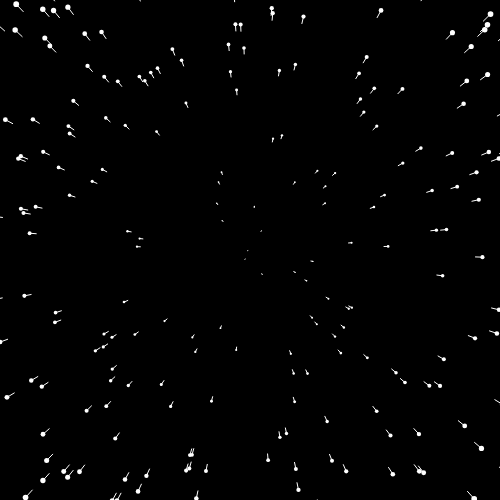
Frame 1 (no input)
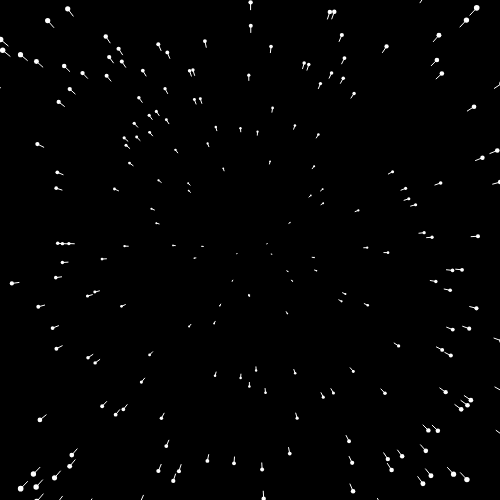
Frame 60 (no input)
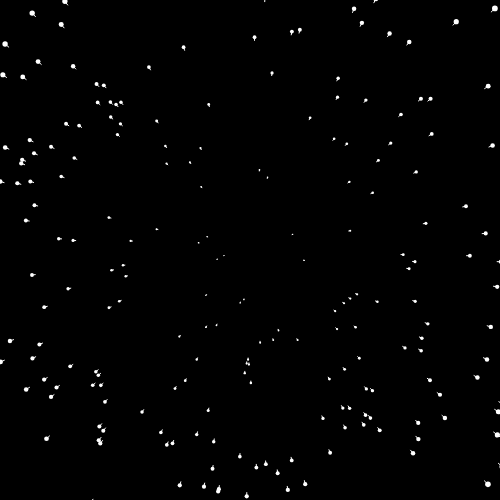
Frame 120 (the mouse pressed at the canvas centre since frame 60)

The p5.js sketch that drew these frames (run headless with seeded random() and noise() and a simulated clock; from frame 60 on, the mouse is pressed at the canvas centre):

// p5.js sketch
// ── sketch.js
class Star {
  constructor() {
    this.init();
  }
  
  init() {
    this.x = random(-width/2, width/2);
    this.y = random(-height/2, height/2);
    this.speed = random(width);
    this.z = 2;
    this.size = this.z;
    this.px = this.x;
    this.py = this.y;
  }
  
  draw(speed = 0) {
    if (speed != 0) {
      this.speed = speed;
    }
    this.x /= this.speed;
    this.y /= this.speed;
    this.size = sqrt(Math.pow(this.x,2) + Math.pow(this.y,2)) / this.speed;
    print(this.size);
    this.size = map(this.size, 100, 300, 2, 5);
    
    stroke(255);
    line(this.x, this.y, this.px, this.py);
    noStroke();
    circle(this.x, this.y, this.size);

    if (this.x > width/2 || this.x < -width/2) {
      this.init();
    }
    if (this.y > height/2 || this.y < -height/2) {
      this.init();
    }
    this.px = this.x;
    this.py = this.y;
  }
}

let numStars = 200;
let starArray = [];
let val = 0;
let mval = 0;
function setup() {
  createCanvas(500, 500);
  translate(width/2, height/2);
  for (let i = 0; i < numStars; i++) {
    starArray[i] = new Star();
  }
  fill(255);
}

function draw() {
  translate(width/2, height/2);
  background(0);
  for (let i = 0; i < numStars; i++) {
    val = map(mouseX, 0, width, 0.97, 0.9999);
    starArray[i].draw(val);
  }
}
